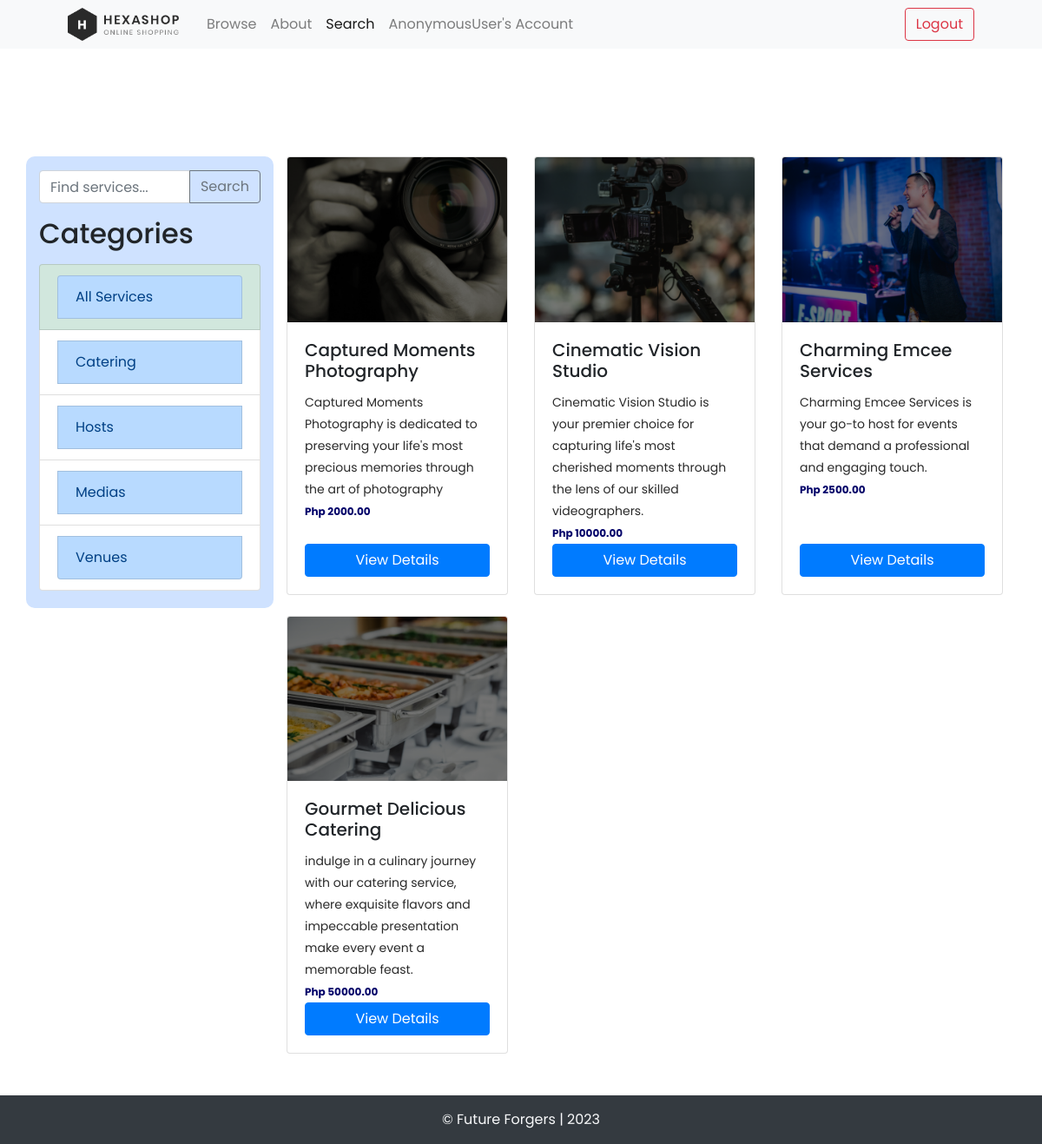
The app's page /services/services/ with its own data.
### services/models.py (models this page shows, shortened)
class Category(models.Model):
	name = models.CharField(max_length=255)
	class Meta:
		ordering = ('name',)
		verbose_name_plural = 'Categories'

class Service(models.Model):
	category = models.ForeignKey(Category, related_name='service',  on_delete=models.CASCADE)
	name = models.CharField(max_length=255)
	description = models.TextField(blank=True, null=True)
	price = models.FloatField()
	image = models.ImageField(upload_to='service_images', blank=True, null=True)
	is_sold = models.BooleanField(default=False)
	created_by = models.ForeignKey(User, related_name='service', on_delete=models.CASCADE)
	created_at = models.DateTimeField(auto_now_add=True)

### services/views.py (the view)
# urls.py: path('services/', include('services.urls')),
def services(request):
	query = request.GET.get('query', '')
	services = Service.objects.filter(is_sold=False)
	categories = Category.objects.all()
	category_id = request.GET.get('category', 0)
	if query:
		services = services.filter(Q(name__icontains=query) | Q(description__icontains=query))
	if category_id:
		services = services.filter(category_id=category_id)
	return render(request, 'service/services.html', {
		'services': services,
		'query': query,
		'categories': categories,
		'category_id': int(category_id),
		})

### services/templates/service/services.html (shortened to what this page needs)
{% extends 'main.html' %}
{% block content %}
<div class="container my-4">
  <div class="row">
    <div class="col-md-3 bg-primary-subtle pb-3 position-sticky" style="top: 0; height: 520px; border-radius: 10px;">
      <form method="GET" action="{% url 'service:services' %}">
        <div class="input-group mb-3 mt-3">
          <input type="text" class="form-control" placeholder="Find services..." value="{{ query }}" name="query">
          <button class="btn btn-outline-secondary">Search</button>
        </div>
      </form>
      <h2>Categories</h2>
      <ul class="list-group mt-3">
        <li class="list-group-item {% if category_id == 0 %}bg-success-subtle{% endif %}">
          <a href="{% url 'service:services' %}" class="list-group-item list-group-item-action list-group-item-primary">All Services</a>
        </li>
        {% for category in categories %}
        <li class="list-group-item{% if category.id == category_id %} bg-success-subtle{% endif %}">
          <a href="{% url 'service:services' %}?query={{ query }}&category={{ category.id }}" class="list-group-item list-group-item-action list-group-item-primary">{{ category.name }}</a>
        </li>
        {% endfor %}
      </ul>
    </div>
    <div class="col-md-9">
      <div class="row">
        {% for service in services %}
        <div class="col-md-4 mb-4">
          <div class="card h-100">
            <img src="{{ service.image.url }}" class="card-img-top" alt="{{ service.name }}-image">
            <div class="card-body d-flex flex-column">
              <h5 class="card-title">{{ service.name }}</h5>
              <p class="card-text">{{ service.description }}</p>
              <p class="card-text" style="color: #020269; font-size:12px; font-weight: bold;">Php {{ service.price|floatformat:2 }}</p>
              <a href="{% url 'service:detail' service.id %}" class="btn btn-primary mt-auto">View Details</a>
            </div>
          </div>
        </div>
        {% endfor %}
      </div>
    </div>
  </div>
</div>
{% endblock %}

### templates/main.html (shortened to what this page needs)
{% load static %}
<!doctype html>
<html lang="en">
  <head>
    <link href="https://cdn.jsdelivr.net/npm/bootstrap@5.3.2/dist/css/bootstrap.min.css" rel="stylesheet">
    <link rel="stylesheet" type="text/css" href="{% static 'css/bootstrap.min.css' %}">
    <link rel="stylesheet" type="text/css" href="{% static 'css/font-awesome.css' %}">
    <link rel="stylesheet" href="{% static 'css/templatemo-hexashop.css' %}">
    <link rel="stylesheet" href="{% static 'css/owl-carousel.css' %}">
    <link rel="stylesheet" href="{% static 'css/lightbox.css' %}">
  </head>
  <body>
    {% include 'header.html' %}
    <div class="container-fluid custom-div">
    {% block content %}
    {% endblock %}
    </div>
    {% include 'footer.html' %}
  </body>
</html>

### templates/header.html (shortened to what this page needs)
{% load static %}
<nav class="navbar navbar-expand-lg navbar-light bg-light header-sticky">
  <div class="container px-4 px-lg-5">
      <a href="" class="logo">
        <img src="{% static 'img/logo.png' %}" style="width: 128px;">
      </a>
      <div class="collapse navbar-collapse" id="navbarSupportedContent">
          <ul class="navbar-nav me-auto mb-2 mb-lg-0 ms-lg-4">
              <li class="nav-item"><a class="nav-link" aria-current="page" href="{% url 'browse' %}">Browse</a></li>
              <li class="nav-item"><a class="nav-link" href="{% url 'about' %}">About</a></li>
              <li class="nav-item"><a class="nav-link" href="{% url 'service:services' %}">Search</a></li>
              <li class="nav-item"><a class="nav-link" href="{% url 'account:index' %}">{{ request.user|capfirst }}'s Account</a></li>
          </ul>
          <div class="d-flex">
              <a class="btn btn-outline-danger" href="{% url 'logout' %}">Logout</a>
          </div>
      </div>
  </div>
</nav>

### templates/footer.html
<footer class="footer mt-auto py-3 bg-dark text-light">
	<div class="container text-center">
	    <span>&copy; Future Forgers | 2023</span>
	</div>
</footer>

### static/css/templatemo-hexashop.css (style rules this page uses)
html, body, div, span, applet, object, iframe, h1, h2, h3, h4, h5, h6, p, blockquote, div pre, a, abbr, acronym, address, big, cite, code, del, dfn, em, font, img, ins, kbd, q, s, samp, small, strike, strong, sub, sup, tt, var, b, u, i, center, dl, dt, dd, ol, ul, li, figure, header, nav, section, article, aside, footer, figcaption { margin: 0; padding: 0; border: 0; outline: 0; }
ul, li { padding: 0; margin: 0; list-style: none; }
header, nav, section, article, aside, footer, hgroup { display: block; }
* { box-sizing: border-box; }
html, body { font-family: 'Poppins', sans-serif; font-weight: 400; background-color: #fff; font-size: 16px; -ms-text-size-adjust: 100%; -webkit-font-smoothing: antialiased; -moz-osx-font-smoothing: grayscale; }
a { text-decoration: none !important; }
h1, h2, h3, h4, h5, h6 { margin-top: 0px; margin-bottom: 0px; }
ul { margin-bottom: 0px; }
p { font-size: 14px; line-height: 25px; color: #2a2a2a; }
html, body { background: #fff; font-family: 'Poppins', sans-serif; }
footer { margin-top: 60px; padding: 60px 0px 30px 0px; background-color: #2a2a2a; }

### templates/main.html (style rules this page uses)
.custom-div { padding-top: 100px; }

### records on screen
Category: name "Catering"
Category: name "Hosts"
Category: name "Medias"
Category: name "Venues"
Service: image (picture), name "Captured Moments Photography", description "Captured Moments Photography is dedicated to preserving your life's most precious memories through the art of photography", price "2000.00"
Service: image (picture), name "Cinematic Vision Studio", description "Cinematic Vision Studio is your premier choice for capturing life's most cherished moments through the lens of our skilled videographers.", price "10000.00"
Service: image (picture), name "Charming Emcee Services", description "Charming Emcee Services is your go-to host for events that demand a professional and engaging touch.", price "2500.00"
Service: image (picture), name "Gourmet Delicious Catering", description "indulge in a culinary journey with our catering service, where exquisite flavors and impeccable presentation make every event a memorable feast.", price "50000.00"

### other values on screen
{{ request.user|capfirst }} "AnonymousUser"
